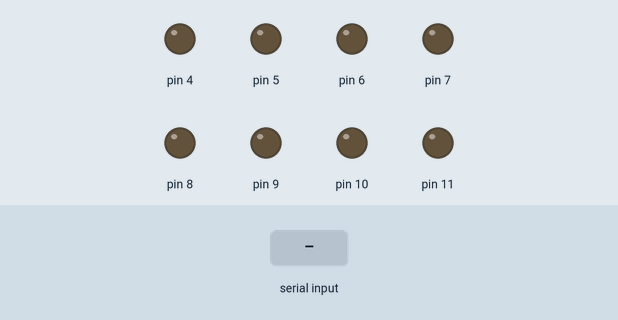
Bench run of a sketch on a simulated Arduino Uno, built with avr-gcc and run on an emulated ATmega328P. On the bench: output pins drawn as LEDs (lit = HIGH). Inputs (shaded band) come from the test bench.

Above: at 1.4 s.
1.5 s: "ON,1\n" received over the second serial link
At 2.7 s:
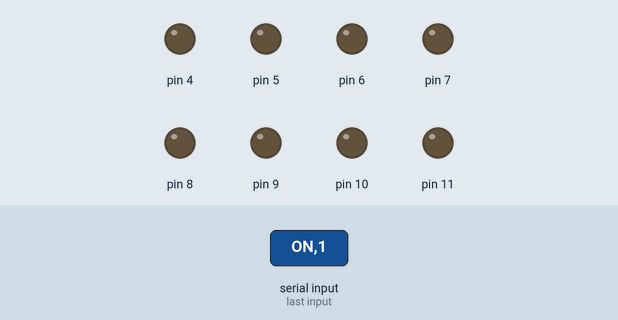
3.0 s: "Server Online" received over the second serial link
At 4.0 s:
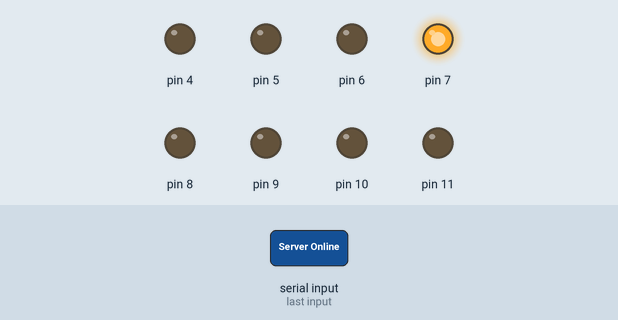
4.5 s: "ON,150\n" received over the second serial link
At 5.1 s:
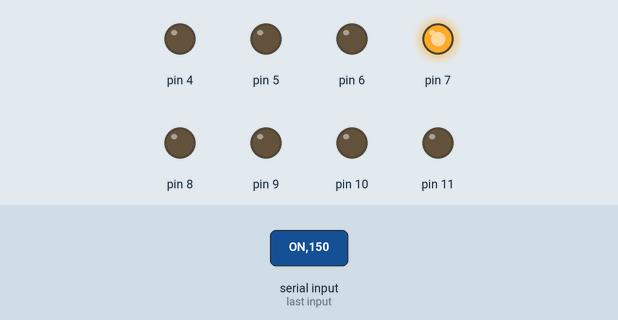
Timing chart, 0 to 7.5 s (numbered marks = the images above; inputs shaded):
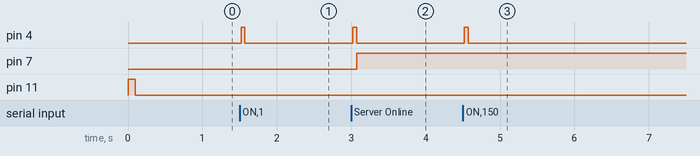

The sketch:

Arduino.2.ino
```cpp
#include <SoftwareSerial.h>
SoftwareSerial serial(2, 3);


String ConteudoESP = ""; //RECEBE DO ESP8266
String Conteudo = "";    //ENVIA PARA O ESP8266
String Conteudo2;

unsigned long Tempo2;
unsigned long Tempo;
unsigned long Tempo3;

boolean SerialAv;
boolean Control;
boolean Control2;
boolean Reading = false;

void setup() {

Serial.begin(9600);   //SERIAL DO ARDUINO
serial.begin(9600);   //SERIAL DO ESP8266

pinMode(4,OUTPUT);
pinMode(5,OUTPUT);
pinMode(6,OUTPUT);
pinMode(7,OUTPUT);
pinMode(8,OUTPUT);
pinMode(9,OUTPUT);
pinMode(10,OUTPUT);
pinMode(11,OUTPUT);

digitalWrite(11,HIGH);
    delay(100);
    digitalWrite(11,LOW);
    delay(100);
}

void loop() {

Conteudo = LeConteudo();
ConteudoESP = LeESP();
/*
if(ConteudoESP == "Server Online"){
  Reading = true;
  }
if(Conteudo == "Server Online"){
  Reading = true;
  }
  */

/*
if((Conteudo != "") && ((millis() - Tempo) > 20)){
  Serial.println(Conteudo);
  Conteudo.trim();
  if(Conteudo == "Server Online"){
  Reading = true;
  Serial.print("Parsing Enabled");
  }

  if((Reading)&&(Conteudo.indexOf(",") > 0)){
  Cmd(Conteudo);
  }
  Conteudo = "";}
*/

if((ConteudoESP != "") && ((millis() - Tempo2) > 20)){
  ConteudoESP.trim();
  Pisca(4);
  if(ConteudoESP == "Server Online"){
  digitalWrite(7,HIGH);
  Reading = true;
  }

  if((Reading)&&(ConteudoESP.indexOf(",") > 0)){
  Cmd(ConteudoESP);
  }

  ConteudoESP = "";
}
/*
if((millis() - Tempo3) > 400){
  serial.println("10");
  Pisca(8);
  Tempo3 = millis();
}
*/
}

String LeConteudo() {  //LE SERIAL DO PC FUNÇÃO

char caracter;
while(Serial.available()){
  caracter = Serial.read();
  Conteudo.concat(caracter);
  Tempo = millis();
  Control = 1; }
  SerialAv = (Serial.available()) ;

  if((Conteudo != "") && (SerialAv == 0) && (Control == 1)){
  serial.print(Conteudo);
  Control = 0;
  }
 return Conteudo;
 }


String LeESP()   {     //LE ESP8266

  char caracter;
  while(serial.available()){

  caracter = serial.read();
  ConteudoESP.concat(caracter);
  Tempo2 = millis();

  }

  return ConteudoESP;
}

void Pisca(int led){
  digitalWrite(led,HIGH);
  delay(50);
  digitalWrite(led,LOW);
  }

void npisca(String ct){
  for(int i = 0;i < ct.toInt();i++){
    digitalWrite(10,HIGH);
    delay(100);
    digitalWrite(10,LOW);
    delay(100);
    }
    delay(2000);
  }

String getValue(String data, char separator, int index)
{
    int found = 0;
    int strIndex[] = { 0, -1 };
    int maxIndex = data.length() - 1;

    for (int i = 0; i <= maxIndex && found <= index; i++) {
        if (data.charAt(i) == separator || i == maxIndex) {
            found++;
            strIndex[0] = strIndex[1] + 1;
            strIndex[1] = (i == maxIndex) ? i+1 : i;
        }
    }
    return found > index ? data.substring(strIndex[0], strIndex[1]) : "";
}

void Cmd(String input){
  input.trim();
  //Serial.println("EXECUTE: " + input);

  String port = getValue(input,',',0);
  String state = getValue(input,',',1);
  //Serial.print("Port: "+port+" State: "+state);
  digitalWrite(port.toInt(),parseState(state));
  }

boolean parseState(String st){
  if(st == "ON"){return true;}
  if(st == "OFF"){return false;}}
```

Measured:
- after the input at 1.5 s, pin 4: LOW → HIGH at once, → LOW 0.05 s later
- after the input at 3.0 s, pin 4: LOW → HIGH at once, → LOW 0.05 s later; pin 7: LOW → HIGH after 0.07 s
- after the input at 4.5 s, pin 4: LOW → HIGH at once, → LOW 0.05 s later
